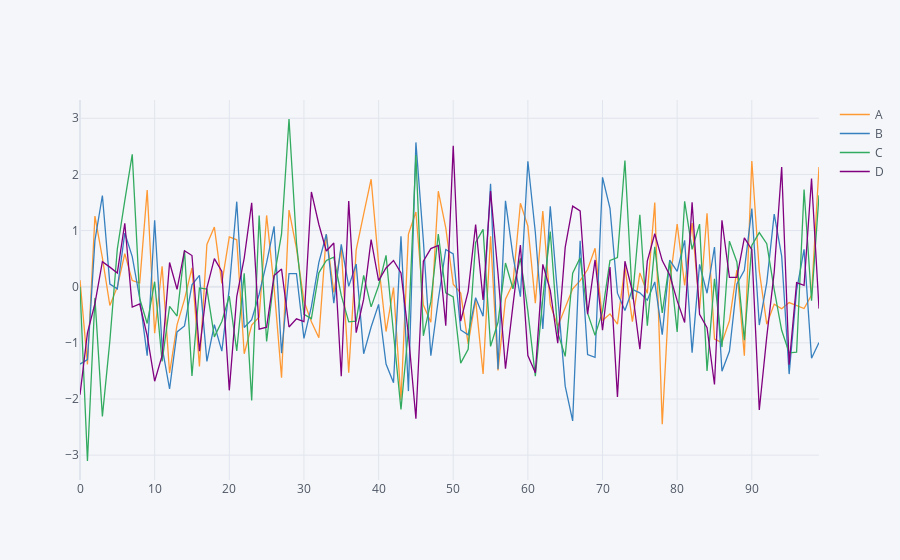

The code cell stored with this chart in its notebook:
### Markdown cell above
# USING CUFFLINKS AND iplot()

### Code cell
df1.iplot() #MORE INTERACTIVE
